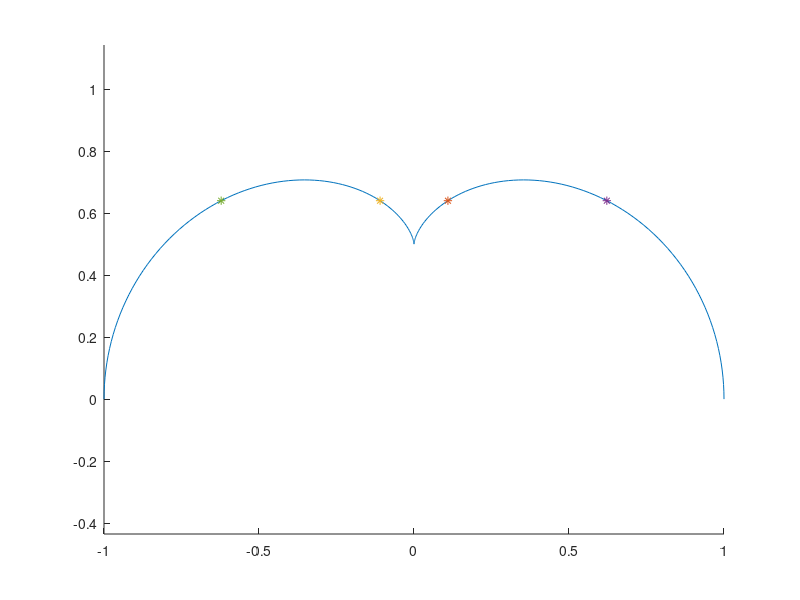

MATLAB code for this plot:
%Uppgift 1
format compact

%Mangd
fi = 0:pi/200:pi;

%Funktionerna 
x = (cos(fi)).^3;
y = 1.5*sin(fi) - sin(fi).^3;

hold on

%Plottar funktionerna
plot(x,y)

%Newton Raphson metod med startv?rden, ska hitta ett nollst?lle (forskjutna)
h = 10;
x = 1
disp('       x1        h')
while abs(h) > 1.0e-10*abs(x),
  y = 1.5*sin(x) - (sin(x))^3 - 0.64;
  dy = -3*((sin(x))^2 - 0.5) * cos(x);
  h =y/dy;
  x=x-h;
  disp([x    h])
end

%Plotta det funna nollastallet
x = (cos(x))^3;
%F?rsta punkten
plot(x, 0.64, '*'), axis equal
%Spegling av f?rsta
plot(-x, 0.64, '*'), axis equal


%Newton Raphson metod med startv?rden, ska hitta ett nollst?lle (forskjutna)
h = 10;
x = 0
disp('       x2        h')
while abs(h) > 1.0e-10*abs(x),
  y = 1.5*sin(x) - (sin(x))^3 - 0.64;
  dy = -3*((sin(x))^2 - 0.5) * cos(x);
  h =y/dy;
  x=x-h;
  disp([x    h])
end

%Plotta det funna nollastallet
x = (cos(x))^3;
%andra punkten
plot(x, 0.64, '*'), axis equal
%Spegling av andra
plot(-x, 0.64, '*'), axis equal


hold off